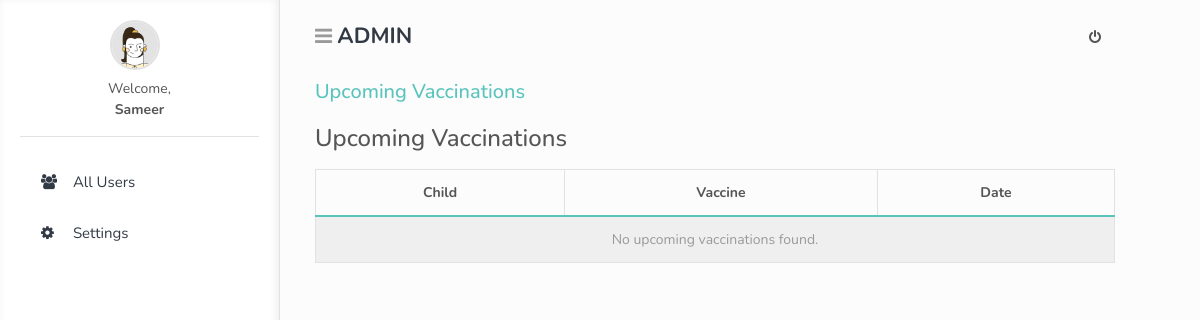
Before: /mainadmin/vaccination_dates.php (signed in) with the older database file.
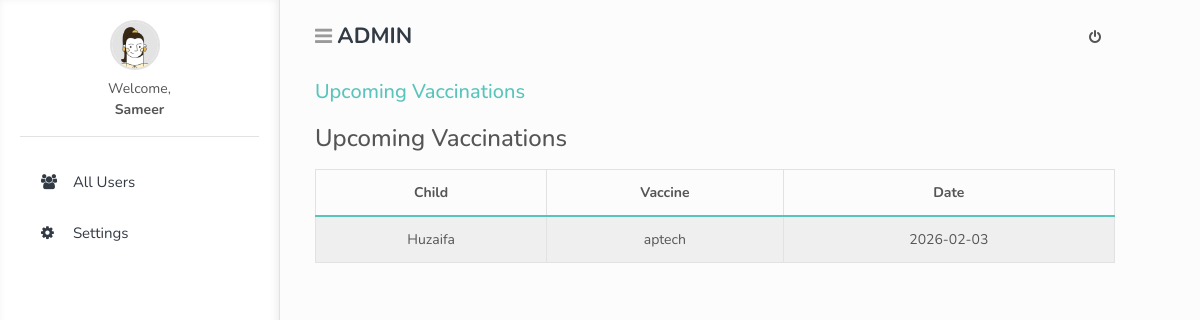
After: the same page with the newer database file.
### tables this page shows
CREATE TABLE `bookings` (
  `id` int(11) NOT NULL,
  `child_id` int(11) DEFAULT NULL,
  `hospital_id` int(11) DEFAULT NULL,
  `vaccine_name` varchar(100) DEFAULT NULL,
  `booking_date` date DEFAULT NULL,
  `status` varchar(30) DEFAULT NULL,
  `created_at` timestamp NOT NULL DEFAULT current_timestamp()
);

CREATE TABLE `children` (
  `child_id` int(11) NOT NULL,
  `parent_id` int(11) NOT NULL,
  `child_name` varchar(100) NOT NULL,
  `birth_date` date NOT NULL,
  `vaccination_status` varchar(50) DEFAULT 'Pending'
);

### mainadmin/vaccination_dates.php (the view, shortened to what this page needs)
<?php
include '../base/header.php';
include '../includes/db.php';
$result = mysqli_query($conn, "
    SELECT
        c.child_name,
        b.vaccine_name,
        b.booking_date
    FROM bookings b
    JOIN children c ON c.child_id = b.child_id
    WHERE b.booking_date >= CURDATE()
    ORDER BY b.booking_date ASC
");
?>
<h4 class="mb-3">Upcoming Vaccinations</h4>
<table class="table table-striped table-bordered text-center align-middle">
    <thead>
        <tr>
            <th>Child</th>
            <th>Vaccine</th>
            <th>Date</th>
        </tr>
    </thead>
    <tbody>
        <?php if (mysqli_num_rows($result) > 0): ?>
            <?php while ($r = mysqli_fetch_assoc($result)): ?>
                <tr>
                    <td><?= htmlspecialchars($r['child_name']) ?></td>
                    <td><?= htmlspecialchars($r['vaccine_name']) ?></td>
                    <td><?= htmlspecialchars($r['booking_date']) ?></td>
                </tr>
            <?php endwhile; ?>
        <?php else: ?>
            <tr>
                <td colspan="3" class="text-muted">No upcoming vaccinations found.</td>
            </tr>
        <?php endif; ?>
    </tbody>
</table>
<?php include '../base/footer.php'; ?>

Changed rows visible on the page:
added bookings: child.child_name "Huzaifa", vaccine_name "aptech", booking_date "2026-02-03"
Other visible differences:
text no longer shown: "No upcoming vaccinations found."
